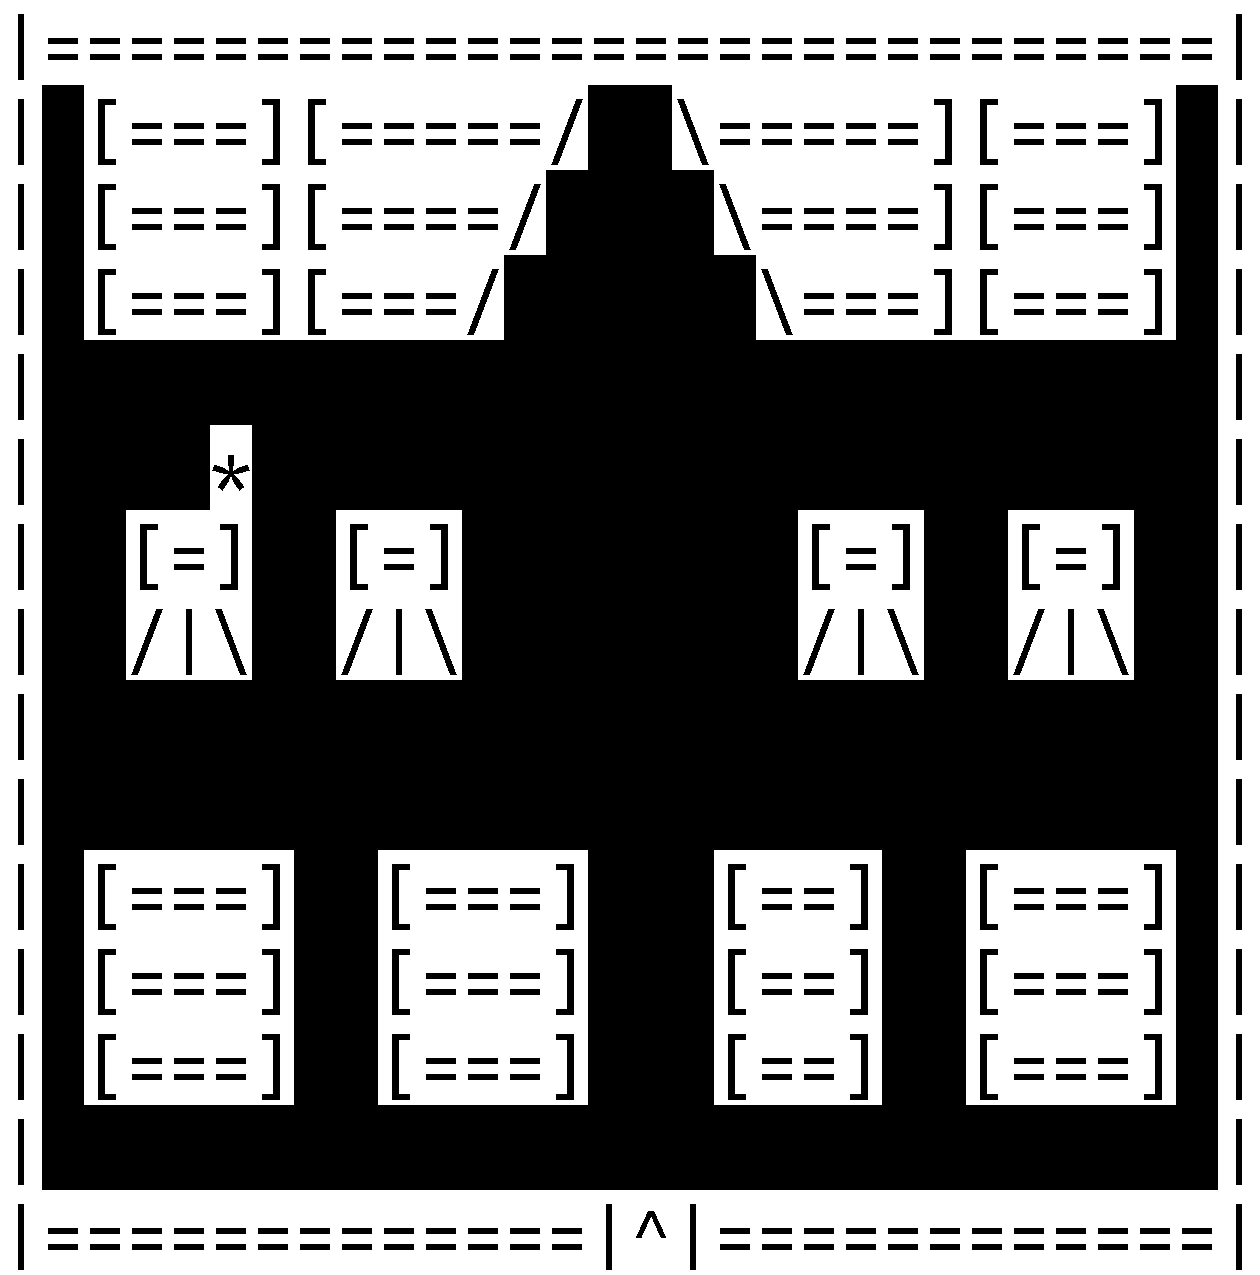

Below is a game level as drawn by its tile map, then a one-line description and the .tmx file that defines it, in full:
An orthogonal 30x15 tile map with 42x85 px tiles, 1 tile layer (Calque de Tuiles 1).

<map version="1.5" tiledversion="1.7.2" orientation="orthogonal" renderorder="right-down" width="30" height="15" tilewidth="42" tileheight="85" infinite="0" nextlayerid="2" nextobjectid="1">
 <tileset firstgid="1" source="Asci_tileset.tsx" />
 <layer id="1" name="Calque de Tuiles 1" width="30" height="15">
  <data encoding="csv">
93,30,30,30,30,30,30,30,30,30,30,30,30,30,30,30,30,30,30,30,30,30,30,30,30,30,30,30,30,93,
93,0,60,30,30,30,62,60,30,30,30,30,30,16,0,0,61,30,30,30,30,30,62,60,30,30,30,62,0,93,
93,0,60,30,30,30,62,60,30,30,30,30,16,0,0,0,0,61,30,30,30,30,62,60,30,30,30,62,0,93,
93,0,60,30,30,30,62,60,30,30,30,16,0,0,0,0,0,0,61,30,30,30,62,60,30,30,30,62,0,93,
93,0,0,0,0,0,0,0,0,0,0,0,0,0,0,0,0,0,0,0,0,0,0,0,0,0,0,0,0,93,
93,0,0,0,0,11,0,0,0,0,0,0,0,0,0,0,0,0,0,0,0,0,0,0,0,0,0,0,0,93,
93,0,0,60,30,62,0,0,60,30,62,0,0,0,0,0,0,0,0,60,30,62,0,0,60,30,62,0,0,93,
93,0,0,16,93,61,0,0,16,93,61,0,0,0,0,0,0,0,0,16,93,61,0,0,16,93,61,0,0,93,
93,0,0,0,0,0,0,0,0,0,0,0,0,0,0,0,0,0,0,0,0,0,0,0,0,0,0,0,0,93,
93,0,0,0,0,0,0,0,0,0,0,0,0,0,0,0,0,0,0,0,0,0,0,0,0,0,0,0,0,93,
93,0,60,30,30,30,62,0,0,60,30,30,30,62,0,0,0,60,30,30,62,0,0,60,30,30,30,62,0,93,
93,0,60,30,30,30,62,0,0,60,30,30,30,62,0,0,0,60,30,30,62,0,0,60,30,30,30,62,0,93,
93,0,60,30,30,30,62,0,0,60,30,30,30,62,0,0,0,60,30,30,62,0,0,60,30,30,30,62,0,93,
93,0,0,0,0,0,0,0,0,0,0,0,0,0,0,0,0,0,0,0,0,0,0,0,0,0,0,0,0,93,
93,30,30,30,30,30,30,30,30,30,30,30,30,30,93,63,93,30,30,30,30,30,30,30,30,30,30,30,30,93
</data>
 </layer>
</map>
